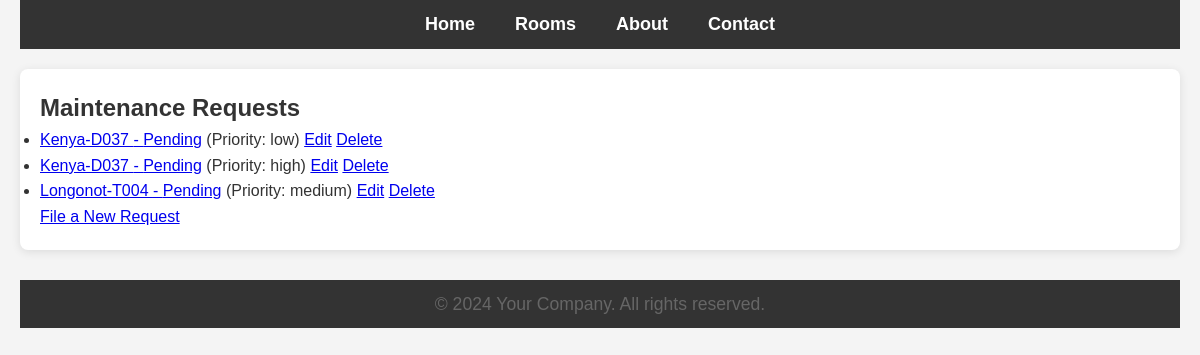
Screenshot of /maintenance/ with the database file from the repository.
### main/models.py (models this page shows, shortened)
class MaintenanceRequest(models.Model):
    room = models.ForeignKey(Room, on_delete=models.CASCADE)
    issue_description = models.TextField()
    date_reported = models.DateTimeField(auto_now_add=True)
    status = models.CharField(max_length=20, default="Pending")
    priority = models.CharField(max_length=20, choices=[('low', 'Low'), ('medium', 'Medium'), ('high', 'High')])

class Room(models.Model):
    ROOM_TYPE_CHOICES = [
        ('Single', 'Single'),
        ('Double', 'Double'),
        ('Triple', 'Triple'),
    ]
    room_number = models.CharField(max_length=10, unique=True)
    capacity = models.PositiveIntegerField(default=4)  # Default to 4 beds
    room_type = models.CharField(max_length=10, choices=ROOM_TYPE_CHOICES)
    hostel = models.ForeignKey('Hostel', on_delete=models.CASCADE)

### main/views.py (the view)
# urls.py: path('maintenance/', views.maintenance_list, name='maintenance_list'),
def maintenance_list(request):
    requests = MaintenanceRequest.objects.all()
    return render(request, 'maintenance/list.html', {'requests': requests})

### templates/maintenance/list.html
{% extends "base.html" %}
{% block content %}
  <h2>Maintenance Requests</h2>
  <ul>
    {% for request in requests %}
      <li>
        <a href="{% url 'maintenance_detail' request.id %}">{{ request.room.room_number }} - {{ request.status }}</a>
        (Priority: {{ request.priority }})
        <a href="{% url 'update_maintenance_request' request.id %}">Edit</a>
        <a href="{% url 'delete_maintenance_request' request.id %}">Delete</a>
      </li>
    {% endfor %}
  </ul>
  <a href="{% url 'file_maintenance_request' %}">File a New Request</a>
{% endblock %}

### static/css/styles.css (style rules this page uses)
* { margin: 0; padding: 0; box-sizing: border-box; }
body { font-family: Arial, sans-serif; line-height: 1.6; background-color: #f4f4f4; color: #333; padding: 0 20px; }

### rows the page displays
MaintenanceRequest: room.room_number "Kenya-D037", status "Pending", priority "low"
MaintenanceRequest: room.room_number "Kenya-D037", status "Pending", priority "high"
MaintenanceRequest: room.room_number "Longonot-T004", status "Pending", priority "medium"
